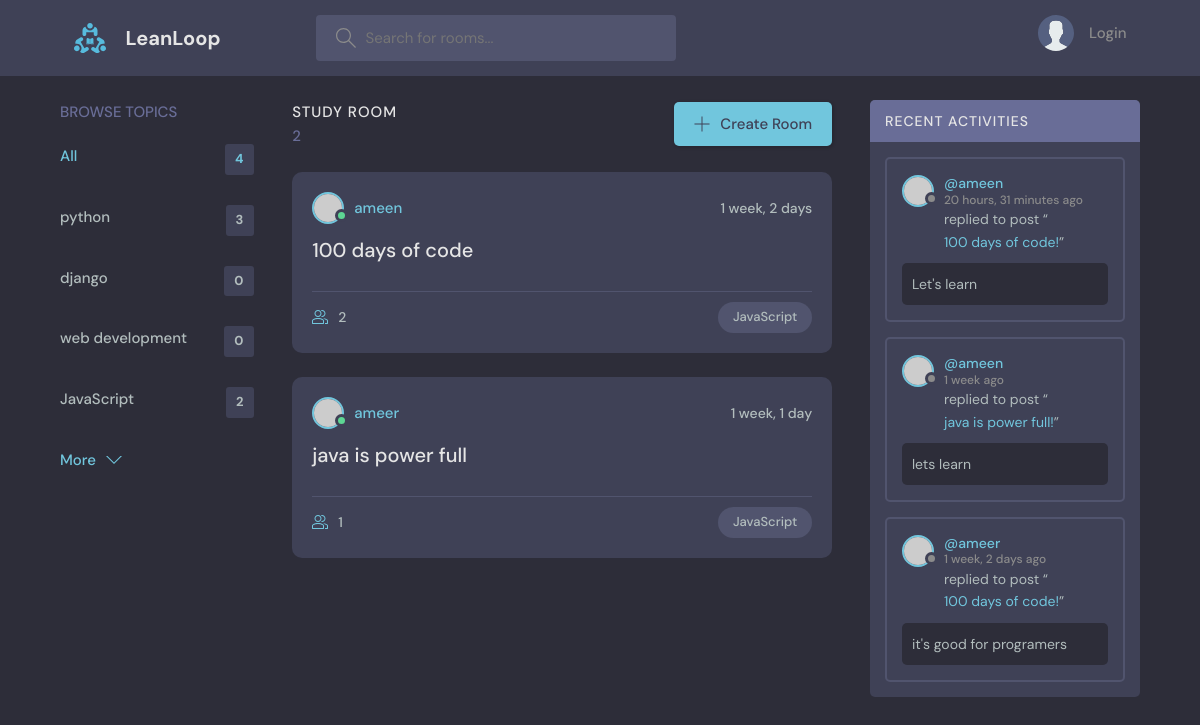
Screenshot of /?q=JavaScript with the database file from the repository.
### base/models.py (models this page shows, shortened)
class Topic(models.Model):
    name = models.CharField(max_length=200)

class Room(models.Model):
    host = models.ForeignKey(User, on_delete=models.SET_NULL,null=True)
    topic = models.ForeignKey(Topic, on_delete=models.SET_NULL,null=True)
    name = models.CharField(max_length=200)
    description = models.TextField(null = True, blank=True)
    participants = models.ManyToManyField(User,related_name='participants',blank=True)
    updated = models.DateTimeField(auto_now=True)
    created = models.DateTimeField(auto_now_add=True)
    class Meta:
        ordering = ['-updated' ,'-created']
    def __str__(self):
        return self.name

class Message(models.Model):
    user = models.ForeignKey(User, on_delete=models.CASCADE)
    room = models.ForeignKey(Room, on_delete=models.CASCADE)
    body = models.TextField()
    updated = models.DateTimeField(auto_now=True)
    created = models.DateTimeField(auto_now_add=True)
    class Meta:
        ordering = ['-updated' ,'-created']

### base/views.py (the view)
# urls.py: path('',views.home, name="home"),
def home(request):
    q = request.GET.get('q', '')
    rooms = Room.objects.filter(
        Q(topic__name__icontains=q) |
        Q(name__icontains=q) |
        Q(description__icontains=q)
        )
    topics = Topic.objects.all()
    room_count = rooms.count()
    room_messages = Message.objects.filter(Q(room__topic__name__icontains=q))
    context = {"rooms":rooms , "topics": topics ,
               'room_count':room_count , "room_messages":room_messages}
    return render(request, 'base/home.html', context)

### base/templates/base/home.html (shortened to what this page needs)
{% extends "main.html" %}
{% block content %}
  <main class="layout layout--3">
      <div class="container">
        {% include "base/topics_component.html" %}
        <div class="roomList">
          <div class="roomList__header">
            <div>
              <h2>Study Room</h2>
              <p>{{room_count}}</p>
            </div>
            <a class="btn btn--main" href="create-room.html">
              <svg version="1.1" xmlns="http://www.w3.org/2000/svg" width="32" height="32" viewBox="0 0 32 32">
                <title>add</title>
                <path
                  d="M16.943 0.943h-1.885v14.115h-14.115v1.885h14.115v14.115h1.885v-14.115h14.115v-1.885h-14.115v-14.115z"
                ></path>
              </svg>
              Create Room
            </a>
          </div>
          {% include "base/feed_component.html" %}
        </div>
         {% include "base/activity_component.html" %}
      </div>
    </main>
{% endblock content %}

### base/templates/base/topics_component.html
<div class="topics">
  <div class="topics__header">
    <h2>Browse Topics</h2>
  </div>
  <ul class="topics__list">
    <li>
      <a href="{% url 'home' %}" class="active">All <span>{{topics.count}}</span></a>
    </li>
    {% for topic in topics  %}
    <li>
      <a href="{% url 'home' %}?q={{topic.name}}">{{topic.name}} <span>{{topic.room_set.all.count}}</span></a>
    </li>
  {% endfor %}
  </ul>
  <a class="btn btn--link" href="topics.html">
    More
    <svg version="1.1" xmlns="http://www.w3.org/2000/svg" width="32" height="32" viewBox="0 0 32 32">
      <title>chevron-down</title>
      <path d="M16 21l-13-13h-3l16 16 16-16h-3l-13 13z"></path>
    </svg>
  </a>
</div>

### base/templates/base/feed_component.html (shortened to what this page needs)
{% for room in rooms %}
<div class="roomListRoom">
  <div class="roomListRoom__header">
    <a href="{% url 'user-profile' room.host.id %}" class="roomListRoom__author">
      <div class="avatar avatar--small active">
        <img src="https://randomuser.me/api/portraits/men/11.jpg" />
      </div>
      <span>{{room.host.username}}</span>
    </a>
    <div class="roomListRoom__actions">
      <span>{{room.created|timesince}}</span>
    </div>
  </div>
  <div class="roomListRoom__content">
    <a href="{% url 'room' room.id %}">{{room.name}}</a>
  </div>
  <div class="roomListRoom__meta">
    <a href="{% url 'room' room.id %}" class="roomListRoom__joined">
      {{room.participants.all.count}}
    </a>
    <p class="roomListRoom__topic">{{room.topic.name}}</p>
  </div>
</div>
{% endfor %}

### base/templates/base/activity_component.html (shortened to what this page needs)
<div class="activities">
  <div class="activities__header">
    <h2>Recent Activities</h2>
  </div>
  {% for message in room_messages %}
  <div class="activities__box">
    <div class="activities__boxHeader roomListRoom__header">
      <a href="{% url 'user-profile' message.user.id %}" class="roomListRoom__author">
        <div class="avatar avatar--small">
          <img src="https://randomuser.me/api/portraits/women/11.jpg" />
        </div>
        <p>
          @{{message.user}}
          <span>{{message.created|timesince}} ago</span>
        </p>
      </a>
    </div>
    <div class="activities__boxContent">
      <p>replied to post “<a href="{% url 'room' message.room.id %}">{{message.room}}!</a>”</p>
      <div class="activities__boxRoomContent">
       {{message.body}}
      </div>
    </div>
  </div>
  {% endfor %}
</div>

### rows the page displays
Topic: name "python", room_set.all.count "3"
Topic: name "django", room_set.all.count "0"
Topic: name "web development", room_set.all.count "0"
Topic: name "JavaScript", room_set.all.count "2"
Room: host.username "ameen", created "1 week, 2 days", name "100 days of code", participants.all.count "2", topic.name "JavaScript"
Room: host.username "ameer", created "1 week, 1 day", name "java is power full", participants.all.count "1", topic.name "JavaScript"
Message: user "ameen", created "20 hours, 31 minutes", room "100 days of code", body "Let's learn"
Message: user "ameen", created "1 week", room "java is power full", body "lets learn"
Message: user "ameer", created "1 week, 2 days", room "100 days of code", body "it's good for programers"

### other values shown
{{ topics.count }} "4"
{{ room_count }} "2"
